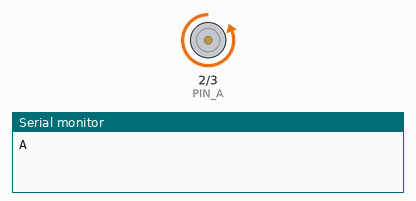
Bench run of a sketch on a simulated Arduino Uno, built with avr-gcc and run on an emulated ATmega328P. Shown: motor-driver pin pairs drawn as motors (green arrow = first pin HIGH = forward, orange = second pin HIGH = backward, longer = more drive), the last lines printed to the serial monitor.

Above: at 1.0 s.
At 3.0 s:
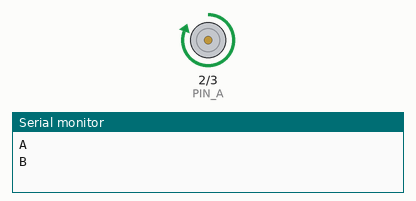
Timing chart, 0 to 5.2 s (numbered marks = the images above):
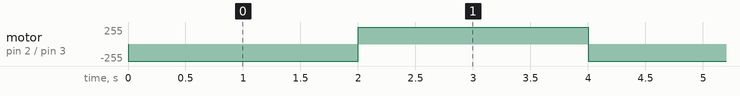

The sketch:

test.ino
```cpp
//#include <ME480FSM.h>
//// https://electricdiylab.com/controlling-n20-encoder-micro-gear-motor-with-arduino/
//FSMEncoder1 encode1;
//
//const int speed = 1;
//const int dir = 2;
//long counts = 0;
//
//
//void setup() {
//  // put your setup code here, to run once:
//  Serial.begin(9600);
//  pinMode(counts, INPUT);
//  pinMode(speed, OUTPUT);
//  pinMode(dir, OUTPUT);
//}
//
//void loop() {
//  // put your main code here, to run repeatedly:
//
//}

#define PIN_A   2
#define PIN_B   3

// the setup function runs once when you press reset or power the board
void setup() {
  // initialize pins as an output.
  pinMode(PIN_A, OUTPUT);
  pinMode(PIN_B, OUTPUT);
  Serial.begin(9600);
}

// the loop function runs over and over again forever
void loop() {
  // Spin the motor clockwise direction for 2 seconds
  analogWrite(PIN_A,100);
  digitalWrite(PIN_B,HIGH);
  Serial.println("A");
  delay(2000);

  // Spin the motor in the opposite direction for 2 seconds
  digitalWrite(PIN_A,HIGH);
  digitalWrite(PIN_B,LOW);
  Serial.println("B");
  delay(2000);
}
```

Measured:
- by itself, motor on pin 2 (PIN_A) / pin 3 (PIN_B): alternates forward 255/255 for 2.0 s and backward 255/255 for 2.0 s
